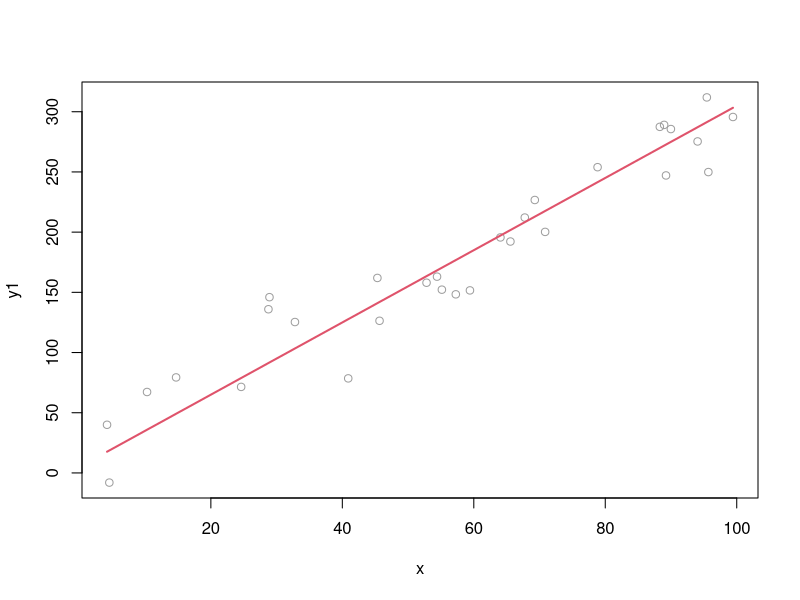
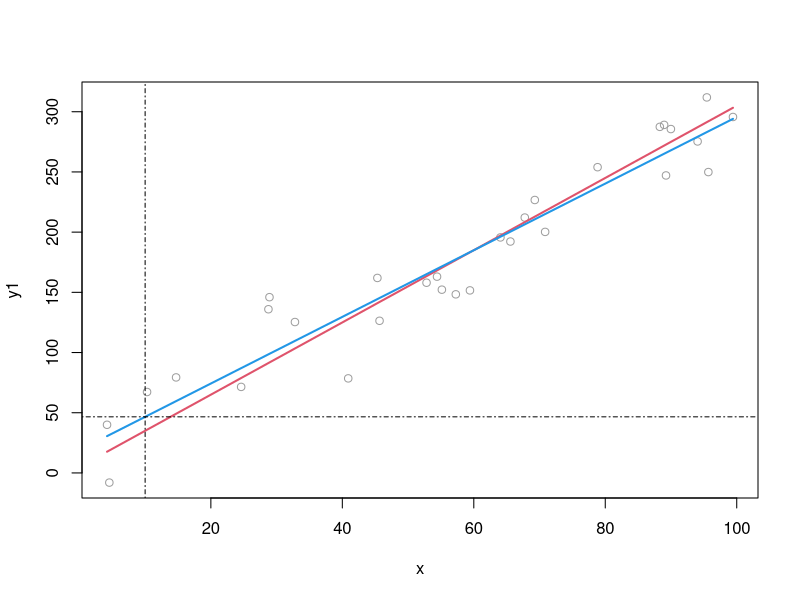
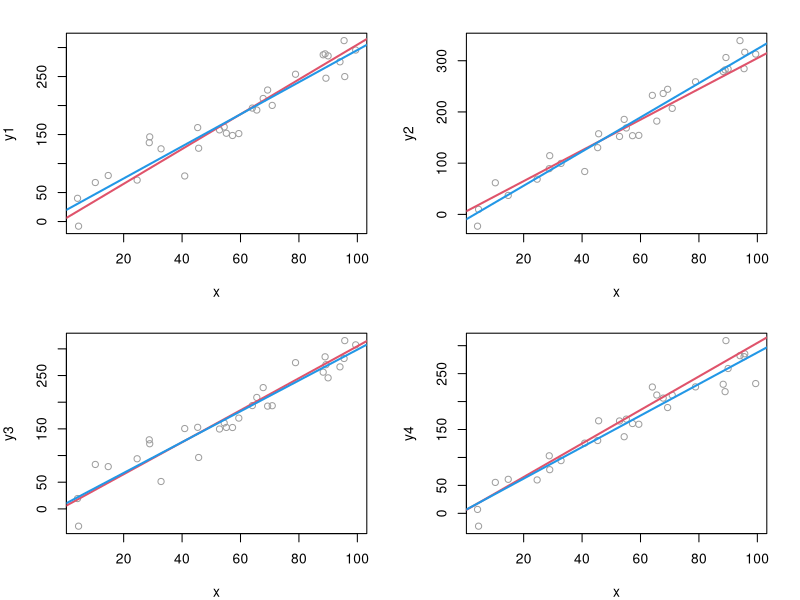
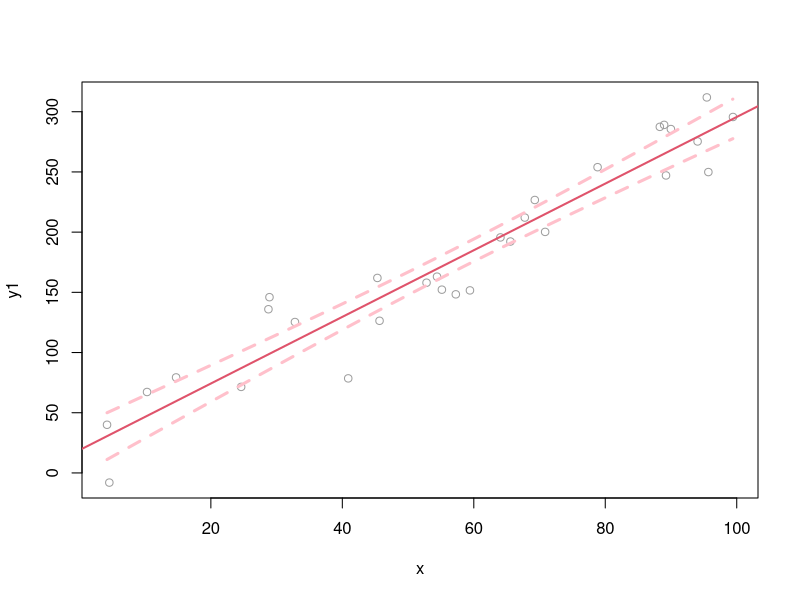
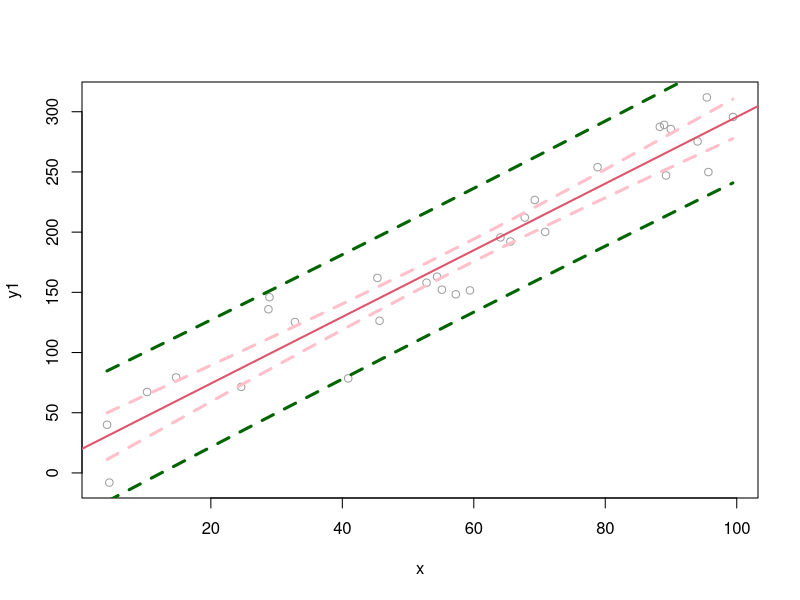

These figures' R source, in order:
############
# REGRESSION
############

# SIMULATION

n = 30 # number of points
set.seed(123); # set seed to replicate results
x = runif(n, min = 0, max = 100) # create  independent variable x

eps1 = rnorm(n, mean = 0, sd = 25) # create epsilon dist. iid N(0,1)

beta0 = 5 # set value for b0
beta1 = 3 # set value for b1

f = beta0 + beta1 * x # compute f (fixed)
y1 = f + eps1 # simulate dependent variable y

pdf('datasim.pdf')
plot(x, y1, col = 8); lines(x, f, col = 2,lwd = 2)
dev.off()

# COMPUTATION OF b0 and b1
b1 = sum( ( x - mean( x ) ) * (y1 - mean( y1 ) ) ) / sum( ( x - mean( x ) ) ^ 2)
b0 = mean( y1 ) - b1 * mean( x )
fhat = b0 + b1 * x

xp = 10
yp = b0 + b1 * xp

pdf('datafit1.pdf')
plot(x, y1, col = 8); lines(x, f, col = 2,lwd = 2);
lines(x, fhat, col = 4,lwd = 2);abline(h = yp, v = xp, lty =4)
dev.off()

# COEFFICIENT OF DETERMINATION
ssr = sum( (fhat - mean( y1 ) ) ^ 2 )
sst = sum( (y1 - mean( y1 ) ) ^ 2 )
sse = sum( ( y1 - fhat ) ^ 2 )

r2 = ssr / sst
cor(x, y1)
( - 1 ) ^ ( b1 < 0 ) * sqrt( ssr / sst )


# OTHER SIMULATIONS
set.seed(1231); eps2 = rnorm(n,mean = 0, sd = 25)
set.seed(1232); eps3 = rnorm(n,mean = 0, sd = 25)
set.seed(1233); eps4 = rnorm(n,mean = 0, sd = 25)

y2 = beta0 + beta1 * x + eps2
y3 = beta0 + beta1 * x + eps3
y4 = beta0 + beta1 * x + eps4

fit1c = lm( y1 ~ x )$coefficients
fit2c = lm( y2 ~ x )$coefficients
fit3c = lm( y3 ~ x )$coefficients
fit4c = lm( y4 ~ x )$coefficients

pdf('datafitall.pdf')
par( mfrow = c( 2, 2 ), mar = c( 4, 4, 2, 2 ) )
plot( x, y1, col = 8); abline( a = beta0, b = beta1, lwd = 2, col = 2 );
abline( a = fit1c[1], b = fit1c[2], lwd = 2, col = 4 )
plot( x, y2, col = 8); abline( a = beta0, b = beta1, lwd = 2, col = 2 )
abline( a = fit2c[1], b = fit2c[2], lwd = 2, col = 4 )
plot( x, y3, col = 8); abline( a = beta0, b = beta1, lwd = 2, col = 2 )
abline( a = fit3c[1], b = fit3c[2], lwd = 2, col = 4 )
plot( x, y4, col = 8); abline( a = beta0, b = beta1, lwd = 2, col = 2 )
abline( a = fit4c[1], b = fit4c[2], lwd = 2, col = 4 )
par(mfrow = c( 1 , 1 ) )
dev.off()

# SUMMARIZE lm

summary( lm( y1 ~ x ) )

#CONFIDENCE INTERVAL

lm.out = lm( y1 ~ x )
newx = seq(min(x),max(x),by = 0.05)
conf_interval = predict(lm.out, newdata = data.frame( x = newx ), interval = "confidence", level = 0.95)

pdf("ci.pdf")
plot(x, y1, col = 8 )
abline(lm.out, col = 2, lwd = 2)
lines(newx, conf_interval[ ,2 ], col = "pink", lty = 2, lwd=3)
lines(newx, conf_interval[ ,3 ], col = "pink", lty = 2, lwd=3)
dev.off()

#PREDICTION INTERVAL

lm.out = lm( y1 ~ x )
newx = seq(min(x),max(x),by = 0.05)
conf_interval = predict(lm.out, newdata = data.frame( x = newx ), interval = "confidence", level = 0.95)
pred_interval = predict(lm.out, newdata = data.frame( x = newx ), interval = "predict", level = 0.95)

pdf("cipred.pdf")
plot(x, y1, col = 8 )
abline(lm.out, col = 2, lwd = 2)
lines(newx, conf_interval[ ,2 ], col = "pink", lty = 2, lwd=3)
lines(newx, conf_interval[ ,3 ], col = "pink", lty = 2, lwd=3)
lines(newx, pred_interval[ ,2 ], col = "darkgreen", lty = 2, lwd=3)
lines(newx, pred_interval[ ,3 ], col = "darkgreen", lty = 2, lwd=3)
dev.off()
